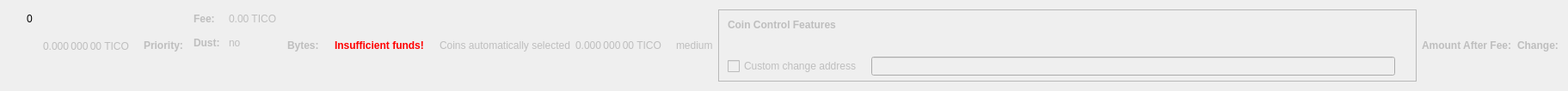
    <widget class="QWidget" name="dummyHideWidget" native="true">
     <property name="maximumSize">
      <size>
       <width>100</width>
       <height>22</height>
      </size>
     </property>
     <layout class="QHBoxLayout" name="dummyHideLayout">
      <item>
       <layout class="QFormLayout" name="formLayoutCoinControl1">
        <property name="horizontalSpacing">
         <number>10</number>
        </property>
        <property name="verticalSpacing">
         <number>14</number>
        </property>
        <property name="leftMargin">
         <number>10</number>
        </property>
        <property name="topMargin">
         <number>4</number>
        </property>
        <property name="rightMargin">
         <number>6</number>
        </property>
        <item row="0" column="1">
         <widget class="QLabel" name="labelCoinControlBytes">
          <property name="cursor">
           <cursorShape>IBeamCursor</cursorShape>
          </property>
          <property name="contextMenuPolicy">
           <enum>Qt::ActionsContextMenu</enum>
          </property>
          <property name="text">
           <string notr="true">0</string>
          </property>
          <property name="textInteractionFlags">
           <set>Qt::LinksAccessibleByMouse|Qt::TextSelectableByKeyboard|Qt::TextSelectableByMouse</set>
          </property>
         </widget>
        </item>
       </layout>
      </item>
      <item>
       <widget class="QLabel" name="labelCoinControlAfterFee">
        <property name="enabled">
         <bool>false</bool>
        </property>
        <property name="sizePolicy">
         <sizepolicy hsizetype="Fixed" vsizetype="Fixed">
          <horstretch>0</horstretch>
          <verstretch>0</verstretch>
         </sizepolicy>
        </property>
        <property name="minimumSize">
         <size>
          <width>111</width>
          <height>12</height>
         </size>
        </property>
        <property name="maximumSize">
         <size>
          <width>111</width>
          <height>12</height>
         </size>
        </property>
        <property name="cursor">
         <cursorShape>IBeamCursor</cursorShape>
        </property>
        <property name="contextMenuPolicy">
         <enum>Qt::ActionsContextMenu</enum>
        </property>
        <property name="text">
         <string notr="true">0.000 000 00 TICO</string>
        </property>
        <property name="textInteractionFlags">
         <set>Qt::LinksAccessibleByMouse|Qt::TextSelectableByKeyboard|Qt::TextSelectableByMouse</set>
        </property>
       </widget>
      </item>
      <item>
       <widget class="QLabel" name="labelCoinControlPriorityText">
        <property name="enabled">
         <bool>false</bool>
        </property>
        <property name="font">
         <font>
          <weight>75</weight>
          <bold>true</bold>
         </font>
        </property>
        <property name="text">
         <string>Priority:</string>
        </property>
       </widget>
      </item>
      <item>
       <layout class="QHBoxLayout" name="horizontalLayout"/>
      </item>
      <item>
       <layout class="QFormLayout" name="formLayoutCoinControl3">
        <property name="horizontalSpacing">
         <number>10</number>
        </property>
        <property name="verticalSpacing">
         <number>14</number>
        </property>
        <property name="leftMargin">
         <number>6</number>
        </property>
        <property name="topMargin">
         <number>4</number>
        </property>
        <property name="rightMargin">
         <number>6</number>
        </property>
        <item row="0" column="0">
         <widget class="QLabel" name="labelCoinControlFeeText">
          <property name="enabled">
           <bool>false</bool>
          </property>
          <property name="font">
           <font>
            <weight>75</weight>
            <bold>true</bold>
           </font>
          </property>
          <property name="text">
           <string>Fee:</string>
          </property>
          <property name="margin">
           <number>0</number>
          </property>
         </widget>
        </item>
        <item row="0" column="1">
         <widget class="QLabel" name="labelCoinControlFee">
          <property name="enabled">
           <bool>false</bool>
          </property>
          <property name="cursor">
           <cursorShape>IBeamCursor</cursorShape>
          </property>
          <property name="contextMenuPolicy">
           <enum>Qt::ActionsContextMenu</enum>
          </property>
          <property name="text">
           <string notr="true">0.00 TICO</string>
          </property>
          <property name="textInteractionFlags">
           <set>Qt::LinksAccessibleByMouse|Qt::TextSelectableByKeyboard|Qt::TextSelectableByMouse</set>
          </property>
         </widget>
        </item>
        <item row="1" column="0">
         <widget class="QLabel" name="labelCoinControlLowOutputText">
          <property name="enabled">
           <bool>false</bool>
          </property>
          <property name="font">
           <font>
            <weight>75</weight>
            <bold>true</bold>
           </font>
          </property>
          <property name="text">
           <string>Dust:</string>
          </property>
         </widget>
        </item>
        <item row="1" column="1">
         <widget class="QLabel" name="labelCoinControlLowOutput">
          <property name="enabled">
           <bool>false</bool>
          </property>
          <property name="cursor">
           <cursorShape>IBeamCursor</cursorShape>
          </property>
          <property name="contextMenuPolicy">
           <enum>Qt::ActionsContextMenu</enum>
          </property>
          <property name="text">
           <string>no</string>
          </property>
          <property name="textInteractionFlags">
           <set>Qt::LinksAccessibleByMouse|Qt::TextSelectableByKeyboard|Qt::TextSelectableByMouse</set>
          </property>
         </widget>
        </item>
       </layout>
      </item>
      <item>
       <widget class="QLabel" name="labelCoinControlBytesText">
        <property name="enabled">
         <bool>false</bool>
        </property>
        <property name="font">
         <font>
          <weight>75</weight>
          <bold>true</bold>
         </font>
        </property>
        <property name="text">
         <string>Bytes:</string>
        </property>
       </widget>
      </item>
      <item>
       <layout class="QFormLayout" name="formLayoutCoinControl2">
        <property name="horizontalSpacing">
         <number>10</number>
        </property>
        <property name="verticalSpacing">
         <number>14</number>
        </property>
        <property name="leftMargin">
         <number>6</number>
        </property>
        <property name="topMargin">
         <number>4</number>
        </property>
        <property name="rightMargin">
         <number>6</number>
        </property>
       </layout>
      </item>
      <item>
       <layout class="QHBoxLayout" name="horizontalLayoutCoinControl2">
        <property name="spacing">
         <number>8</number>
        </property>
        <property name="bottomMargin">
         <number>10</number>
        </property>
       </layout>
      </item>
      <item>
       <widget class="QLabel" name="labelCoinControlInsuffFunds">
        <property name="enabled">
         <bool>false</bool>
        </property>
        <property name="minimumSize">
         <size>
          <width>0</width>
          <height>0</height>
         </size>
        </property>
        <property name="font">
         <font>
          <weight>75</weight>
          <bold>true</bold>
         </font>
        </property>
        <property name="styleSheet">
         <string notr="true">color:red;font-weight:bold;</string>
        </property>
        <property name="text">
         <string>Insufficient funds!</string>
        </property>
        <property name="margin">
         <number>5</number>
        </property>
       </widget>
      </item>
      <item>
       <layout class="QFormLayout" name="formLayoutCoinControl4">
        <property name="horizontalSpacing">
         <number>10</number>
        </property>
        <property name="verticalSpacing">
         <number>14</number>
        </property>
        <property name="leftMargin">
         <number>6</number>
        </property>
        <property name="topMargin">
         <number>4</number>
        </property>
        <property name="rightMargin">
         <number>6</number>
        </property>
       </layout>
      </item>
      <item>
       <widget class="QLabel" name="labelCoinControlAutomaticallySelected">
        <property name="enabled">
         <bool>false</bool>
        </property>
        <property name="sizePolicy">
         <sizepolicy hsizetype="Fixed" vsizetype="Fixed">
          <horstretch>0</horstretch>
          <verstretch>0</verstretch>
         </sizepolicy>
        </property>
        <property name="minimumSize">
         <size>
          <width>0</width>
          <height>0</height>
         </size>
        </property>
        <property name="maximumSize">
         <size>
          <width>240</width>
          <height>16777215</height>
         </size>
        </property>
        <property name="text">
         <string>Coins automatically selected</string>
        </property>
        <property name="margin">
         <number>5</number>
        </property>
       </widget>
      </item>
      <item>
       <widget class="QLabel" name="labelCoinControlChange">
        <property name="enabled">
         <bool>false</bool>
        </property>
        <property name="sizePolicy">
         <sizepolicy hsizetype="Fixed" vsizetype="Fixed">
          <horstretch>0</horstretch>
          <verstretch>0</verstretch>
         </sizepolicy>
        </property>
        <property name="minimumSize">
         <size>
          <width>111</width>
          <height>0</height>
         </size>
        </property>
        <property name="maximumSize">
         <size>
          <width>111</width>
          <height>16777215</height>
         </size>
        </property>
        <property name="cursor">
         <cursorShape>IBeamCursor</cursorShape>
        </property>
        <property name="contextMenuPolicy">
         <enum>Qt::ActionsContextMenu</enum>
        </property>
        <property name="text">
         <string notr="true">0.000 000 00 TICO</string>
        </property>
        <property name="textInteractionFlags">
         <set>Qt::LinksAccessibleByMouse|Qt::TextSelectableByKeyboard|Qt::TextSelectableByMouse</set>
        </property>
       </widget>
      </item>
      <item>
       <widget class="QLabel" name="labelCoinControlPriority">
        <property name="enabled">
         <bool>false</bool>
        </property>
        <property name="cursor">
         <cursorShape>IBeamCursor</cursorShape>
        </property>
        <property name="contextMenuPolicy">
         <enum>Qt::ActionsContextMenu</enum>
        </property>
        <property name="text">
         <string>medium</string>
        </property>
        <property name="textInteractionFlags">
         <set>Qt::LinksAccessibleByMouse|Qt::TextSelectableByKeyboard|Qt::TextSelectableByMouse</set>
        </property>
       </widget>
      </item>
      <item>
       <widget class="QFrame" name="frameCoinControl">
        <property name="sizePolicy">
         <sizepolicy hsizetype="Expanding" vsizetype="Expanding">
          <horstretch>0</horstretch>
          <verstretch>0</verstretch>
         </sizepolicy>
        </property>
        <property name="maximumSize">
         <size>
          <width>16777215</width>
          <height>16777215</height>
         </size>
        </property>
        <property name="frameShape">
         <enum>QFrame::StyledPanel</enum>
        </property>
        <property name="frameShadow">
         <enum>QFrame::Sunken</enum>
        </property>
        <layout class="QVBoxLayout" name="verticalLayoutCoinControl2_2">
         <property name="spacing">
          <number>0</number>
         </property>
         <property name="leftMargin">
          <number>0</number>
         </property>
         <property name="topMargin">
          <number>0</number>
         </property>
         <property name="rightMargin">
          <number>0</number>
         </property>
         <property name="bottomMargin">
          <number>6</number>
         </property>
         <item>
          <layout class="QVBoxLayout" name="verticalLayoutCoinControl" stretch="0,0,0,1">
           <property name="spacing">
            <number>0</number>
           </property>
           <property name="leftMargin">
            <number>10</number>
           </property>
           <property name="topMargin">
            <number>10</number>
           </property>
           <item>
            <layout class="QHBoxLayout" name="horizontalLayoutCoinControl1">
             <property name="bottomMargin">
              <number>15</number>
             </property>
             <item>
              <widget class="QLabel" name="labelCoinControlFeatures">
               <property name="enabled">
                <bool>false</bool>
               </property>
               <property name="sizePolicy">
                <sizepolicy hsizetype="Preferred" vsizetype="Maximum">
                 <horstretch>0</horstretch>
                 <verstretch>0</verstretch>
                </sizepolicy>
               </property>
               <property name="font">
                <font>
                 <weight>75</weight>
                 <bold>true</bold>
                </font>
               </property>
               <property name="styleSheet">
                <string notr="true">font-weight:bold;</string>
               </property>
               <property name="text">
                <string>Coin Control Features</string>
               </property>
              </widget>
             </item>
            </layout>
           </item>
           <item>
            <widget class="QWidget" name="widgetCoinControl" native="true">
             <property name="sizePolicy">
              <sizepolicy hsizetype="Preferred" vsizetype="Preferred">
               <horstretch>0</horstretch>
               <verstretch>0</verstretch>
              </sizepolicy>
             </property>
             <property name="minimumSize">
              <size>
               <width>0</width>
               <height>0</height>
              </size>
             </property>
             <property name="styleSheet">
              <string notr="true"/>
             </property>
             <layout class="QHBoxLayout" name="horizontalLayoutCoinControl5_2">
              <property name="leftMargin">
               <number>0</number>
              </property>
              <property name="topMargin">
               <number>0</number>
              </property>
              <property name="rightMargin">
               <number>0</number>
              </property>
              <property name="bottomMargin">
               <number>0</number>
              </property>
              <item>
               <layout class="QHBoxLayout" name="horizontalLayoutCoinControl3">
                <property name="spacing">
                 <number>20</number>
                </property>
                <property name="topMargin">
                 <number>0</number>
                </property>
                <property name="bottomMargin">
                 <number>10</number>
                </property>
               </layout>
              </item>
             </layout>
            </widget>
           </item>
           <item>
            <layout class="QHBoxLayout" name="horizontalLayoutCoinControl4" stretch="0,0,0">
             <property name="spacing">
              <number>12</number>
             </property>
             <property name="sizeConstraint">
              <enum>QLayout::SetDefaultConstraint</enum>
             </property>
             <property name="topMargin">
              <number>5</number>
             </property>
             <property name="rightMargin">
              <number>5</number>
             </property>
             <item>
              <widget class="QCheckBox" name="checkBoxCoinControlChange">
               <property name="enabled">
                <bool>false</bool>
               </property>
               <property name="toolTip">
                <string>If this is activated, but the change address is empty or invalid, change will be sent to a newly generated address.</string>
               </property>
               <property name="text">
                <string>Custom change address</string>
               </property>
              </widget>
             </item>
             <item>
              <widget class="QValidatedLineEdit" name="lineEditCoinControlChange">
               <property name="enabled">
                <bool>false</bool>
               </property>
               <property name="sizePolicy">
                <sizepolicy hsizetype="Expanding" vsizetype="Fixed">
                 <horstretch>0</horstretch>
                 <verstretch>0</verstretch>
                </sizepolicy>
               </property>
              </widget>
             </item>
             <item>
              <widget class="QLabel" name="labelCoinControlChangeLabel_2">
               <property name="sizePolicy">
                <sizepolicy hsizetype="Preferred" vsizetype="Expanding">
                 <horstretch>0</horstretch>
                 <verstretch>0</verstretch>
                </sizepolicy>
               </property>
               <property name="minimumSize">
                <size>
                 <width>0</width>
                 <height>0</height>
                </size>
               </property>
               <property name="text">
                <string/>
               </property>
               <property name="margin">
                <number>3</number>
               </property>
              </widget>
             </item>
            </layout>
           </item>
           <item>
            <spacer name="verticalSpacerCoinControl">
             <property name="orientation">
              <enum>Qt::Vertical</enum>
             </property>
             <property name="sizeHint" stdset="0">
              <size>
               <width>800</width>
               <height>1</height>
              </size>
             </property>
            </spacer>
           </item>
          </layout>
         </item>
        </layout>
       </widget>
      </item>
      <item>
       <widget class="QLabel" name="labelCoinControlAfterFeeText">
        <property name="enabled">
         <bool>false</bool>
        </property>
        <property name="minimumSize">
         <size>
          <width>0</width>
          <height>0</height>
         </size>
        </property>
        <property name="maximumSize">
         <size>
          <width>16777215</width>
          <height>16777215</height>
         </size>
        </property>
        <property name="font">
         <font>
          <weight>75</weight>
          <bold>true</bold>
         </font>
        </property>
        <property name="text">
         <string>Amount After Fee:</string>
        </property>
        <property name="alignment">
         <set>Qt::AlignLeading|Qt::AlignLeft|Qt::AlignVCenter</set>
        </property>
        <property name="margin">
         <number>0</number>
        </property>
       </widget>
      </item>
      <item>
       <widget class="QLabel" name="labelCoinControlChangeText">
        <property name="enabled">
         <bool>false</bool>
        </property>
        <property name="sizePolicy">
         <sizepolicy hsizetype="Preferred" vsizetype="Preferred">
          <horstretch>0</horstretch>
          <verstretch>0</verstretch>
         </sizepolicy>
        </property>
        <property name="minimumSize">
         <size>
          <width>0</width>
          <height>0</height>
         </size>
        </property>
        <property name="maximumSize">
         <size>
          <width>16777215</width>
          <height>16777215</height>
         </size>
        </property>
        <property name="font">
         <font>
          <weight>75</weight>
          <bold>true</bold>
         </font>
        </property>
        <property name="text">
         <string>Change:</string>
        </property>
        <property name="alignment">
         <set>Qt::AlignLeading|Qt::AlignLeft|Qt::AlignVCenter</set>
        </property>
       </widget>
      </item>
     </layout>
    </widget>
